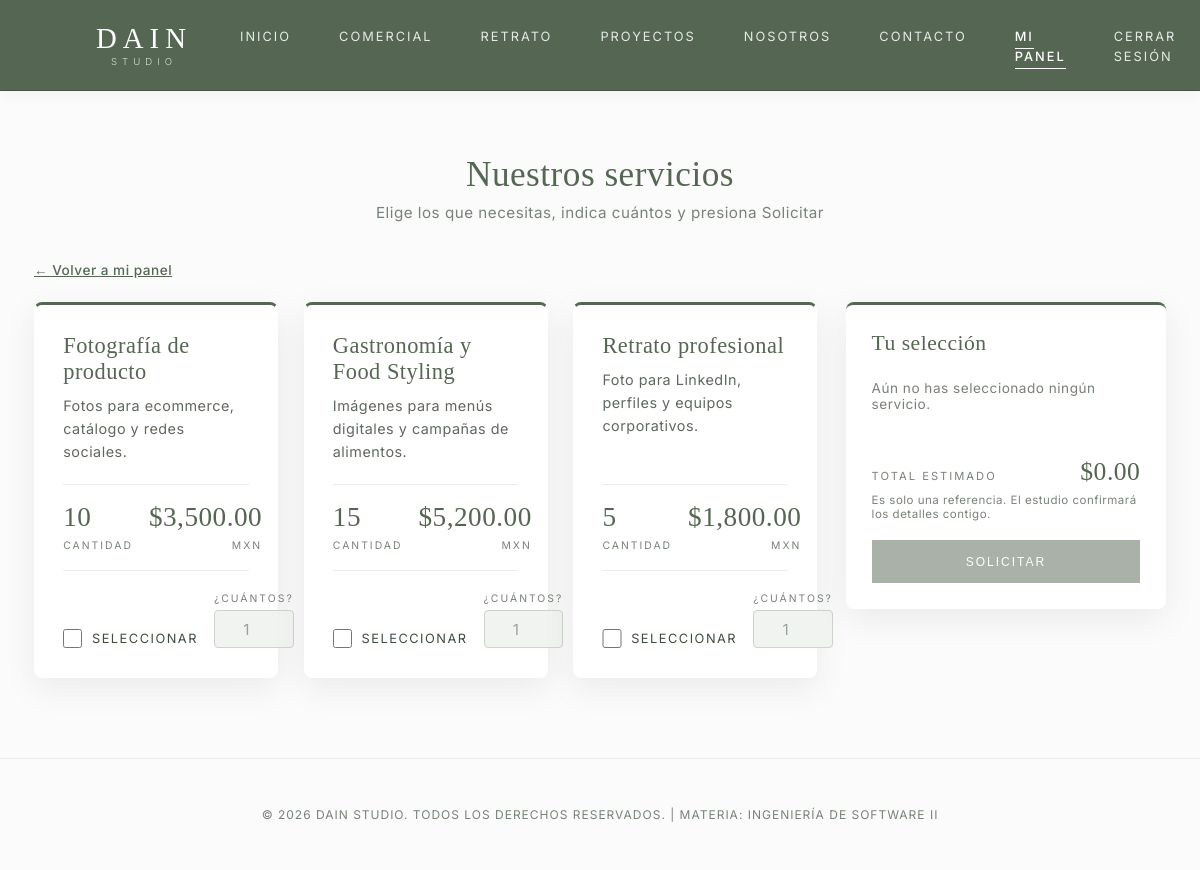
Page /galeria_servicios.php (signed in) on the committed database.
### tables this page shows
CREATE TABLE tb_servicios (
    id_servicio    INT AUTO_INCREMENT PRIMARY KEY,
    nombre         VARCHAR(100) NOT NULL,
    descripcion    VARCHAR(255),
    cantidad       INT NOT NULL DEFAULT 1,
    precio         DECIMAL(10,2) NOT NULL,
    visible        TINYINT(1) NOT NULL DEFAULT 1,         
    fecha_registro DATETIME DEFAULT CURRENT_TIMESTAMP
);

### galeria_servicios.php (the view, shortened to what this page needs)
<?php
require_once 'includes/conexion.php';
function e($v) { return htmlspecialchars((string)$v, ENT_QUOTES, 'UTF-8'); }
$seleccion = [];
$servicios = $pdo->query('SELECT id_servicio, nombre, descripcion, cantidad, precio
                          FROM tb_servicios
                          WHERE visible = 1
                          ORDER BY nombre ASC')->fetchAll();
?>
<!DOCTYPE html>
<html lang="es">
<head>
    <link rel="stylesheet" href="css/styles.css">
    <link rel="stylesheet" href="css/gestion.css">
    <link rel="stylesheet" href="css/servicios.css">
    <link rel="stylesheet" href="css/galeria.css">
</head>
<body>
    <header class="navbar">
        <a href="index.html" class="logo-link">
            <div class="logo-container">
                <span class="logo-main">DAIN</span>
                <span class="logo-sub">STUDIO</span>
            </div>
        </a>
        <nav>
            <ul class="nav-links">
                <li><a href="index.html">Inicio</a></li>
                <li><a href="comercial.html">Comercial</a></li>
                <li><a href="retrato.html">Retrato</a></li>
                <li><a href="proyectos.html">Proyectos</a></li>
                <li><a href="nosotros.html">Nosotros</a></li>
                <li><a href="contacto.html">Contacto</a></li>
                <li><a href="panel_cliente.php" class="active">Mi panel</a></li>
                <li><a href="logout.php">Cerrar Sesión</a></li>
            </ul>
        </nav>
    </header>
    <main class="panel-container panel-ancho galeria-ancha">
        <section class="panel-header">
            <h1>Nuestros servicios</h1>
            <p>Elige los que necesitas, indica cuántos y presiona Solicitar</p>
        </section>
        <p class="volver"><a href="panel_cliente.php">&larr; Volver a mi panel</a></p>
        <?php if (count($servicios) === 0): ?>
            <p class="tabla-vacia">Por ahora no hay servicios disponibles. Vuelve pronto.</p>
        <?php else: ?>
            <form method="POST" action="galeria_servicios.php" id="form-solicitud" class="galeria-layout">
                <section class="servicios-grid">
                    <?php foreach ($servicios as $s): ?>
                        <?php
                            $id      = (int)$s['id_servicio'];
                            $marcado = isset($seleccion[$id]);
                            $valCant = $marcado ? $seleccion[$id] : '1';
                        ?>
                        <article class="servicio-card galeria-card">
                            <h3><?= e($s['nombre']) ?></h3>
                            <p class="servicio-desc"><?= $s['descripcion'] !== null && $s['descripcion'] !== '' ? e($s['descripcion']) : 'Sin descripción' ?></p>
                            <div class="servicio-datos">
                                <div class="servicio-cantidad">
                                    <strong><?= (int)$s['cantidad'] ?></strong>
                                    <span>Cantidad</span>
                                </div>
                                <div class="servicio-precio">
                                    <strong>$<?= number_format((float)$s['precio'], 2) ?></strong>
                                    <span>MXN</span>
                                </div>
                            </div>
                            <div class="seleccion-servicio">
                                <label class="check-seleccionar">
                                    <input type="checkbox" class="chk-servicio" name="seleccionados[]"
                                           value="<?= $id ?>"
                                           data-nombre="<?= e($s['nombre']) ?>"
                                           data-precio="<?= number_format((float)$s['precio'], 2, '.', '') ?>"
                                           <?= $marcado ? 'checked' : '' ?>>
                                    <span>Seleccionar</span>
                                </label>
                                <div class="campo-cantidad">
                                    <label for="cant-<?= $id ?>">¿Cuántos?</label>
                                    <input type="number" id="cant-<?= $id ?>" name="cantidad[<?= $id ?>]"
                                           class="inp-cantidad" min="1" max="99" step="1"
                                           value="<?= e($valCant) ?>">
                                </div>
                            </div>
                        </article>
                    <?php endforeach; ?>
                </section>
                <aside class="resumen-solicitud">
                    <h2>Tu selección</h2>
                    <p class="resumen-vacio" id="resumen-vacio">Aún no has seleccionado ningún servicio.</p>
                    <div class="resumen-total">
                        <span>Total estimado</span>
                        <strong id="resumen-total">$0.00</strong>
                    </div>
                    <p class="resumen-nota">Es solo una referencia. El estudio confirmará los detalles contigo.</p>
                    <button type="submit" class="btn btn-primary" id="btn-solicitar">Solicitar</button>
                </aside>
            </form>
        <?php endif; ?>
    </main>
    <footer>
        <p>&copy; 2026 DAIN Studio. Todos los derechos reservados. | Materia: Ingeniería de Software II</p>
    </footer>
</body>
</html>

### css/styles.css (style rules this page uses)
* { margin: 0; padding: 0; box-sizing: border-box; }
body { background-color: #fafbfa; color: #242924; font-family: 'Inter', sans-serif; letter-spacing: 0.5px; -webkit-font-smoothing: antialiased; }
.navbar { display: flex; justify-content: space-between; align-items: center; padding: 1.5rem 6rem; background-color: #556653; position: sticky; top: 0; z-index: 1000; border-bottom: 1px solid #445242; box-shadow: 0 4px 15px rgba(0, 0, 0, 0.04); }
.logo-link { text-decoration: none; display: inline-block; }
.logo-container { display: flex; flex-direction: column; align-items: center; line-height: 1; }
.logo-main { font-family: 'Playfair Display', serif; font-size: 1.8rem; font-weight: 500; letter-spacing: 6px; color: #ffffff; }
.logo-sub { font-family: 'Inter', sans-serif; font-size: 0.6rem; font-weight: 300; letter-spacing: 5px; color: #d1ded0; margin-top: 4px; }
.nav-links { display: flex; list-style: none; }
.nav-links li { margin-left: 3rem; }
.nav-links a { color: #e3ebe2; text-decoration: none; font-size: 0.8rem; text-transform: uppercase; letter-spacing: 2px; font-weight: 400; transition: color 0.3s ease; }
.nav-links a.active { color: #ffffff; font-weight: 500; border-bottom: 1px solid #ffffff; padding-bottom: 4px; }
.btn { padding: 0.9rem 2.4rem; font-size: 0.75rem; text-transform: uppercase; letter-spacing: 2px; border: none; cursor: pointer; transition: all 0.4s ease; font-weight: 500; }
.btn-primary { background-color: #556653; color: #ffffff; }
footer { text-align: center; padding: 3rem 2rem; background-color: #fafbfa; color: #798278; font-size: 0.75rem; letter-spacing: 1px; text-transform: uppercase; border-top: 1px solid #ebedea; }
.panel-container { max-width: 780px; margin: 0 auto; padding: 4rem 1.5rem 5rem; min-height: 70vh; }
.panel-header { text-align: center; margin-bottom: 2.5rem; }
.panel-header h1 { font-family: 'Playfair Display', serif; font-weight: 500; font-size: 2.2rem; color: #556653; }
.panel-header p { color: #798278; margin-top: 0.5rem; font-size: 0.95rem; }

### css/gestion.css (style rules this page uses)
.panel-ancho { max-width: 1000px; }
.volver { margin-bottom: 1.5rem; font-size: 0.85rem; }
.volver a { color: #556653; font-weight: 500; }

### css/servicios.css (style rules this page uses)
.servicios-grid { display: grid; grid-template-columns: repeat(auto-fill, minmax(290px, 1fr)); gap: 1.6rem; }
.servicio-card { display: flex; flex-direction: column; background-color: #ffffff; border-radius: 8px; border-top: 3px solid #556653; box-shadow: 0 10px 35px rgba(0, 0, 0, 0.07); padding: 1.7rem; transition: transform 0.25s ease, box-shadow 0.25s ease; }
.servicio-card h3 { font-family: 'Playfair Display', serif; font-size: 1.4rem; font-weight: 500; color: #556653; margin-bottom: 0.6rem; }
.servicio-desc { flex-grow: 1; margin-bottom: 1.3rem; font-size: 0.9rem; line-height: 1.6; color: #5f685e; }
.servicio-datos { display: grid; grid-template-columns: 1fr 1fr; gap: 1rem; padding: 1.1rem 0; margin-bottom: 1.3rem; border-top: 1px solid #ebedea; border-bottom: 1px solid #ebedea; }
.servicio-datos strong { display: block; font-family: 'Playfair Display', serif; font-size: 1.7rem; font-weight: 500; line-height: 1.1; color: #556653; }
.servicio-datos span { font-size: 0.65rem; text-transform: uppercase; letter-spacing: 2px; color: #798278; }
.servicio-precio { text-align: right; }

### rows in the picture
tb_servicios: nombre "Fotografía de producto", descripcion "Fotos para ecommerce, catálogo y redes sociales.", cantidad "10", precio "3,500.00", id_servicio "1"
tb_servicios: nombre "Gastronomía y Food Styling", descripcion "Imágenes para menús digitales y campañas de alimentos.", cantidad "15", precio "5,200.00", id_servicio "1"
tb_servicios: nombre "Retrato profesional", descripcion "Foto para LinkedIn, perfiles y equipos corporativos.", cantidad "5", precio "1,800.00", id_servicio "1"
